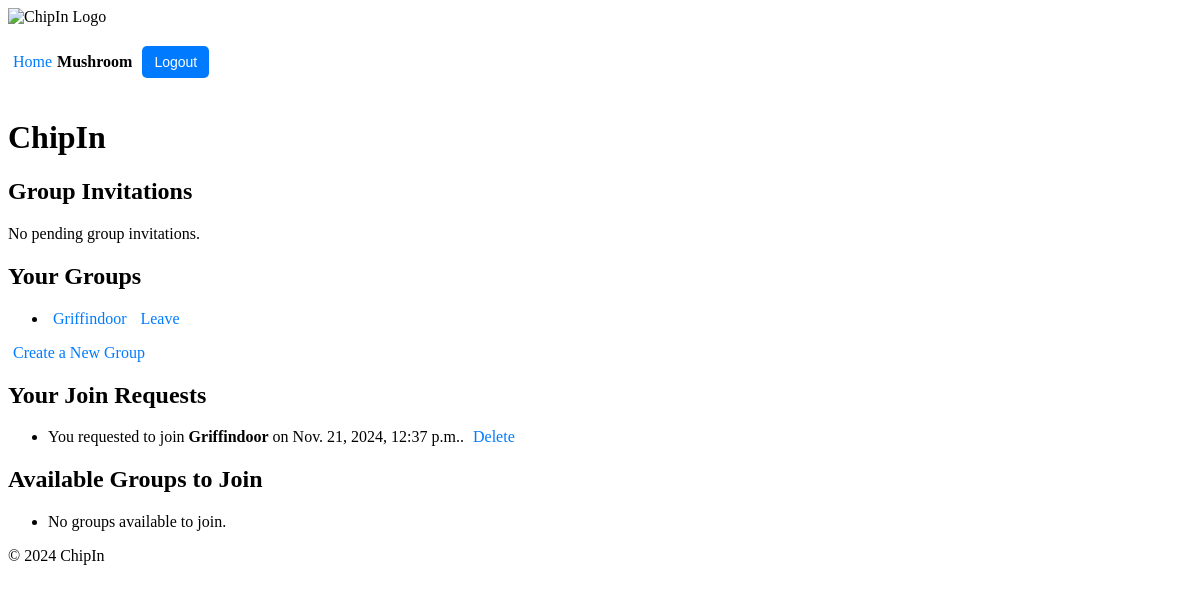
The page /chipin/ (signed in) on the database its author committed.
### users/models.py (models this page shows, shortened)
class Profile(models.Model):
    user = models.OneToOneField(User, on_delete=models.CASCADE)
    first_name = models.CharField(max_length=30)
    surname = models.CharField(max_length=30)
    nickname = models.CharField(max_length=30, unique=True, null=False, blank=False)
    max_spend = models.DecimalField(max_digits=10, decimal_places=2, default=100.00)  # Max spend for each event
    balance = models.DecimalField(max_digits=10, decimal_places=2, default=100.00)  # User's current balance

### chipin/models.py (models this page shows, shortened)
class Group(models.Model):
    name = models.CharField(max_length=100)
    admin = models.ForeignKey(User, on_delete=models.CASCADE, related_name='admin_groups')
    members = models.ManyToManyField(User, related_name='group_memberships', blank=True)
    invited_users = models.ManyToManyField(User, related_name='pending_invitations', blank=True)

class GroupJoinRequest(models.Model):
    user = models.ForeignKey(User, on_delete=models.CASCADE)
    group = models.ForeignKey(Group, on_delete=models.CASCADE, related_name='join_requests')
    is_approved = models.BooleanField(default=False)
    votes = models.ManyToManyField(User, related_name='votes', blank=True)  # Tracks users who voted
    created_at = models.DateTimeField(auto_now_add=True)

### chipin/views.py (the view)
# urls.py: path("", views.home, name="home"),
@login_required
def home(request):
    user = request.user
    pending_invitations = user.pending_invitations.all() # Get pending group invitations for the current user
    user_groups = user.group_memberships.all()  # Get groups the user is a member of
    user_join_requests = GroupJoinRequest.objects.filter(user=user)  # Get join requests sent by the user
    available_groups = Group.objects.exclude(members=user).exclude(join_requests__user=user) # Get groups the user is not a member of and the user has not requested to join
    context = {
        'pending_invitations': pending_invitations,
        'user_groups': user_groups,
        'user_join_requests': user_join_requests,
        'available_groups': available_groups
    }
    return render(request, 'chipin/home.html', context)

### chipin/context_processors.py (called while the page is built)
def user_profile(request):
    if request.user.is_authenticated:
        try:
            return {'nickname': request.user.profile.nickname}
        except Profile.DoesNotExist:
            return {'nickname': request.user.username}  # Fallback to username if no profile exists
    return {}

### chipin/templates/chipin/home.html (shortened to what this page needs)
{% extends 'chipin/base.html' %}
{% load static %}
{% block content %}
    <h1>ChipIn</h1>
    <h2>Group Invitations</h2>
    <div class="invitation-notification">
        {% if pending_invitations %}
            <ul>
                {% for group in pending_invitations %}
                    <li>
                        You have been invited to join <strong>{{ group.name }}</strong>.
                        <a href="{% url 'chipin:accept_invite' group.id %}?user_id={{ request.user.id }}">Accept</a>
                    </li>
                {% empty %}
                    <li>No pending group invitations.</li>
                {% endfor %}
            </ul>
        {% else %}
            <p>No pending group invitations.</p>
        {% endif %}
    </div>
    <h2>Your Groups</h2>
    <ul>
        {% for group in user.group_memberships.all %}
        <li>
            <a href="{% url 'chipin:group_detail' group.id %}">{{ group.name }}</a>
            {% if group.admin == request.user %}
                <a href="{% url 'chipin:delete_group' group.id %}" onclick="return confirm('Are you sure you want to delete this group?');">Delete</a>
            {% else %}
                <a href="{% url 'chipin:leave_group' group.id %}" onclick="return confirm('Are you sure you want to leave this group?');">Leave</a>
            {% endif %}
        </li>
        {% empty %}
        <li>You are not a member of any group yet.</li>
        {% endfor %}
    </ul>
    <a href="{% url 'chipin:create_group' %}">Create a New Group</a>
    <h2>Your Join Requests</h2>
    <ul>
        {% for join_request in user_join_requests %}
        <li>
            You requested to join <strong>{{ join_request.group.name }}</strong> on {{ join_request.created_at }}.
            <a href="{% url 'chipin:delete_join_request' join_request.id %}" onclick="return confirm('Are you sure you want to delete this join request?');">Delete</a>
        </li>
        {% empty %}
        <li>You have not submitted any join requests.</li>
        {% endfor %}
    </ul>
    <h2>Available Groups to Join</h2>
    <ul>
        {% for group in available_groups %}
        <li>
            <a href="{% url 'chipin:group_detail' group.id %}">{{ group.name }}</a>
            <span>- Admin: {{ group.admin.profile.nickname }}</span>
        </li>
        {% empty %}
        <li>No groups available to join.</li>
        {% endfor %}
    </ul>
{% endblock %}

### chipin/templates/chipin/base.html (shortened to what this page needs)
{% load static %}
<!DOCTYPE html>
<html lang="en">
<head>
    <link rel="stylesheet" href="{% static 'chipin/styles.css' %}">
</head>
<body>
    <header>
        <div class="logo">
            <img src="{C:\Users\nudar\ssa_project\chipin\static\logo_90.jpg}" alt="ChipIn Logo">
        </div>
        <div class="user-info">
            {% if request.user.is_authenticated %}
                <a href="{% url 'chipin:home' %}">Home</a> <span>{{ request.user.profile.nickname }}</span>
                <form action="{% url 'users:logout' %}" method="post">
                    <button type="submit">Logout</button>
                </form>
            {% else %}
                <a href="{% url 'users:login' %}">Login</a> <a href="{% url 'users:register' %}">Register</a>
            {% endif %}
        </div>
    </header>
    <main>
        {% block content %}
        {% endblock %}
    </main>
    <footer>
        <p>&copy; 2024 ChipIn</p>
    </footer>
</body>
</html>

### chipin/static/chipin/styles.css (style rules this page uses)
.logo img { max-height: 50px; }
.user-info { display: flex; align-items: center; font-size: 16px; }
.user-info span { margin-right: 10px; font-weight: bold; }
.user-info button { background-color: #007BFF; color: white; border: none; padding: 8px 12px; cursor: pointer; border-radius: 5px; font-size: 14px; }
button { background-color: #28a745; color: white; border: none; padding: 10px 15px; cursor: pointer; border-radius: 5px; font-size: 14px; margin-top: 20px; margin-bottom: 20px; }
a { color: #007BFF; text-decoration: none; padding: 5px }

### rows shown on the page
Group: name "Griffindoor", shows "Leave"
GroupJoinRequest: group.name "Griffindoor", created_at "Nov. 21, 2024, 12:37 p.m."

### other values the page prints
{{ request.user.profile.nickname }} "Mushroom"
